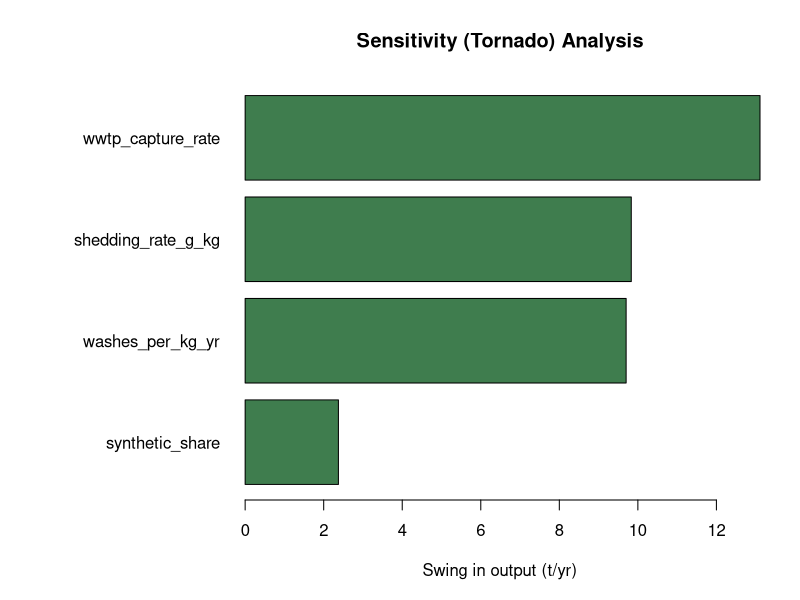

Reproduce this figure in R.
# =============================================================================
# 04_sensitivity_analysis.R
#
# One-at-a-time sensitivity (tornado) analysis on the bottom-up pollution
# formula:
#
#   microplastic reaching environment (t/yr) =
#       synthetic_imports_kg * washes_per_kg_per_yr * shedding_rate_g_per_kg_per_wash
#       * (1 - wwtp_capture_rate) / 1e6
#
# Each parameter is varied across its literature-sourced range while the
# others are held at baseline, and the resulting swing in the output is
# used to rank parameter influence (a standard tornado-chart approach).
#
# NOTE: parameter ranges below are literature mid-points/bounds as used in
# the team's original analysis (synthetic_wardrobe.Rmd). Re-check against
# that script's Section 10 values before citing exact figures in slides —
# this script reproduces the *method* and *ranking*, not a replacement
# source of truth for the final numbers.
#
# Output: data/processed/sensitivity_results.csv, printed ranking, and a
#         simple tornado plot.
# =============================================================================

library(dplyr)

# --- Baseline inputs -------------------------------------------------------

synthetic_imports_kg <- 190e6   # latest full-year estimated synthetic import mass (kg)

params <- list(
  wwtp_capture_rate = list(baseline = 0.90,  low = 0.75,  high = 0.95,
                            source = "Conley et al.; Kaegi et al."),
  washes_per_kg_yr   = list(baseline = 25,    low = 15,    high = 52,
                            source = "Internal laundry-behaviour estimate (unsourced for Swiss context)"),
  shedding_rate_g_kg = list(baseline = 0.02,  low = 0.01,  high = 0.04,
                            source = "De Falco et al. (2021)"),
  synthetic_share    = list(baseline = 0.69,  low = 0.55,  high = 0.80,
                            source = "Textile Exchange")
)

# --- Model function ----------------------------------------------------

run_model <- function(wwtp_capture_rate, washes_per_kg_yr, shedding_rate_g_kg, synthetic_share) {
  synth_kg <- synthetic_imports_kg * synthetic_share
  grams_shed <- synth_kg * washes_per_kg_yr * shedding_rate_g_kg
  tonnes_to_environment <- grams_shed * (1 - wwtp_capture_rate) / 1e6
  tonnes_to_environment
}

baseline_output <- run_model(
  params$wwtp_capture_rate$baseline,
  params$washes_per_kg_yr$baseline,
  params$shedding_rate_g_kg$baseline,
  params$synthetic_share$baseline
)

# --- One-at-a-time sensitivity sweep ---------------------------------------

sweep_param <- function(name) {
  p <- params[[name]]
  baseline_args <- lapply(params, function(x) x$baseline)

  low_args <- baseline_args
  low_args[[name]] <- p$low
  low_output <- do.call(run_model, low_args)

  high_args <- baseline_args
  high_args[[name]] <- p$high
  high_output <- do.call(run_model, high_args)

  data.frame(
    parameter = name,
    source = p$source,
    low_value = p$low,
    high_value = p$high,
    output_at_low = low_output,
    output_at_high = high_output,
    swing = abs(high_output - low_output)
  )
}

results <- bind_rows(lapply(names(params), sweep_param)) %>%
  arrange(desc(swing))

cat("Baseline output:", round(baseline_output, 2), "t/yr\n\n")
cat("Parameter ranking by influence (largest swing first):\n")
print(results %>% select(parameter, swing))

dir.create("data/processed", showWarnings = FALSE, recursive = TRUE)
write.csv(results, "data/processed/sensitivity_results.csv", row.names = FALSE)

# --- Simple tornado plot -----------------------------------------------

results_ord <- results %>% arrange(swing)
par(mar = c(5, 12, 4, 2))
barplot(
  results_ord$swing,
  names.arg = results_ord$parameter,
  horiz = TRUE, las = 1,
  col = "#3F7D4E",
  xlab = "Swing in output (t/yr)",
  main = "Sensitivity (Tornado) Analysis"
)
